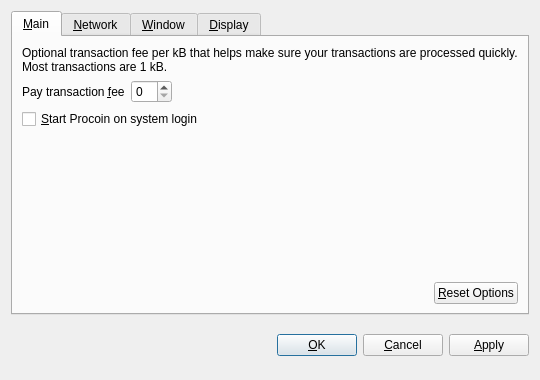
<?xml version="1.0" encoding="UTF-8"?>
<ui version="4.0">
 <class>OptionsDialog</class>
 <widget class="QDialog" name="OptionsDialog">
  <property name="geometry">
   <rect>
    <x>0</x>
    <y>0</y>
    <width>540</width>
    <height>380</height>
   </rect>
  </property>
  <property name="windowTitle">
   <string>Options</string>
  </property>
  <property name="modal">
   <bool>true</bool>
  </property>
  <layout class="QVBoxLayout" name="verticalLayout">
   <item>
    <widget class="QTabWidget" name="tabWidget">
     <property name="tabPosition">
      <enum>QTabWidget::North</enum>
     </property>
     <property name="currentIndex">
      <number>0</number>
     </property>
     <widget class="QWidget" name="tabMain">
      <attribute name="title">
       <string>&amp;Main</string>
      </attribute>
      <layout class="QVBoxLayout" name="verticalLayout_Main">
       <item>
        <widget class="QLabel" name="transactionFeeInfoLabel">
         <property name="text">
          <string>Optional transaction fee per kB that helps make sure your transactions are processed quickly. Most transactions are 1 kB.</string>
         </property>
         <property name="textFormat">
          <enum>Qt::PlainText</enum>
         </property>
         <property name="wordWrap">
          <bool>true</bool>
         </property>
        </widget>
       </item>
       <item>
        <layout class="QHBoxLayout" name="horizontalLayout_1_Main">
         <item>
          <widget class="QLabel" name="transactionFeeLabel">
           <property name="text">
            <string>Pay transaction &amp;fee</string>
           </property>
           <property name="textFormat">
            <enum>Qt::PlainText</enum>
           </property>
           <property name="buddy">
            <cstring>transactionFee</cstring>
           </property>
          </widget>
         </item>
         <item>
          <widget class="BitcoinAmountField" name="transactionFee"/>
         </item>
         <item>
          <spacer name="horizontalSpacer_1_Main">
           <property name="orientation">
            <enum>Qt::Horizontal</enum>
           </property>
           <property name="sizeHint" stdset="0">
            <size>
             <width>40</width>
             <height>20</height>
            </size>
           </property>
          </spacer>
         </item>
        </layout>
       </item>
       <item>
        <widget class="QCheckBox" name="bitcoinAtStartup">
         <property name="toolTip">
          <string>Automatically start Procoin after logging in to the system.</string>
         </property>
         <property name="text">
          <string>&amp;Start Procoin on system login</string>
         </property>
        </widget>
       </item>
       <item>
        <spacer name="verticalSpacer_Main">
         <property name="orientation">
          <enum>Qt::Vertical</enum>
         </property>
         <property name="sizeHint" stdset="0">
          <size>
           <width>20</width>
           <height>40</height>
          </size>
         </property>
        </spacer>
       </item>
       <item>
        <layout class="QHBoxLayout" name="horizontalLayout_2_Main">
         <item>
          <spacer name="horizontalSpacer_2_Main">
           <property name="orientation">
            <enum>Qt::Horizontal</enum>
           </property>
           <property name="sizeHint" stdset="0">
            <size>
             <width>40</width>
             <height>20</height>
            </size>
           </property>
          </spacer>
         </item>
         <item>
          <widget class="QPushButton" name="resetButton">
           <property name="toolTip">
            <string>Reset all client options to default.</string>
           </property>
           <property name="text">
            <string>&amp;Reset Options</string>
           </property>
           <property name="autoDefault">
            <bool>false</bool>
           </property>
          </widget>
         </item>
        </layout>
       </item>
      </layout>
     </widget>
     <widget class="QWidget" name="tabNetwork">
      <attribute name="title">
       <string>&amp;Network</string>
      </attribute>
      <layout class="QVBoxLayout" name="verticalLayout_Network">
       <item>
        <widget class="QCheckBox" name="mapPortUpnp">
         <property name="toolTip">
          <string>Automatically open the Procoin client port on the router. This only works when your router supports UPnP and it is enabled.</string>
         </property>
         <property name="text">
          <string>Map port using &amp;UPnP</string>
         </property>
        </widget>
       </item>
       <item>
        <widget class="QCheckBox" name="connectSocks">
         <property name="toolTip">
          <string>Connect to the Procoin network through a SOCKS proxy (e.g. when connecting through Tor).</string>
         </property>
         <property name="text">
          <string>&amp;Connect through SOCKS proxy:</string>
         </property>
        </widget>
       </item>
       <item>
        <layout class="QHBoxLayout" name="horizontalLayout_Network">
         <item>
          <widget class="QLabel" name="proxyIpLabel">
           <property name="text">
            <string>Proxy &amp;IP:</string>
           </property>
           <property name="textFormat">
            <enum>Qt::PlainText</enum>
           </property>
           <property name="buddy">
            <cstring>proxyIp</cstring>
           </property>
          </widget>
         </item>
         <item>
          <widget class="QValidatedLineEdit" name="proxyIp">
           <property name="maximumSize">
            <size>
             <width>140</width>
             <height>16777215</height>
            </size>
           </property>
           <property name="toolTip">
            <string>IP address of the proxy (e.g. 127.0.0.1)</string>
           </property>
          </widget>
         </item>
         <item>
          <widget class="QLabel" name="proxyPortLabel">
           <property name="text">
            <string>&amp;Port:</string>
           </property>
           <property name="textFormat">
            <enum>Qt::PlainText</enum>
           </property>
           <property name="buddy">
            <cstring>proxyPort</cstring>
           </property>
          </widget>
         </item>
         <item>
          <widget class="QLineEdit" name="proxyPort">
           <property name="maximumSize">
            <size>
             <width>55</width>
             <height>16777215</height>
            </size>
           </property>
           <property name="toolTip">
            <string>Port of the proxy (e.g. 9050)</string>
           </property>
          </widget>
         </item>
         <item>
          <widget class="QLabel" name="socksVersionLabel">
           <property name="text">
            <string>SOCKS &amp;Version:</string>
           </property>
           <property name="textFormat">
            <enum>Qt::PlainText</enum>
           </property>
           <property name="buddy">
            <cstring>socksVersion</cstring>
           </property>
          </widget>
         </item>
         <item>
          <widget class="QValueComboBox" name="socksVersion">
           <property name="toolTip">
            <string>SOCKS version of the proxy (e.g. 5)</string>
           </property>
          </widget>
         </item>
         <item>
          <spacer name="horizontalSpacer_Network">
           <property name="orientation">
            <enum>Qt::Horizontal</enum>
           </property>
           <property name="sizeHint" stdset="0">
            <size>
             <width>40</width>
             <height>20</height>
            </size>
           </property>
          </spacer>
         </item>
        </layout>
       </item>
       <item>
        <spacer name="verticalSpacer_Network">
         <property name="orientation">
          <enum>Qt::Vertical</enum>
         </property>
         <property name="sizeHint" stdset="0">
          <size>
           <width>20</width>
           <height>40</height>
          </size>
         </property>
        </spacer>
       </item>
      </layout>
     </widget>
     <widget class="QWidget" name="tabWindow">
      <attribute name="title">
       <string>&amp;Window</string>
      </attribute>
      <layout class="QVBoxLayout" name="verticalLayout_Window">
       <item>
        <widget class="QCheckBox" name="minimizeToTray">
         <property name="toolTip">
          <string>Show only a tray icon after minimizing the window.</string>
         </property>
         <property name="text">
          <string>&amp;Minimize to the tray instead of the taskbar</string>
         </property>
        </widget>
       </item>
       <item>
        <widget class="QCheckBox" name="minimizeOnClose">
         <property name="toolTip">
          <string>Minimize instead of exit the application when the window is closed. When this option is enabled, the application will be closed only after selecting Quit in the menu.</string>
         </property>
         <property name="text">
          <string>M&amp;inimize on close</string>
         </property>
        </widget>
       </item>
       <item>
        <spacer name="verticalSpacer_Window">
         <property name="orientation">
          <enum>Qt::Vertical</enum>
         </property>
         <property name="sizeHint" stdset="0">
          <size>
           <width>20</width>
           <height>40</height>
          </size>
         </property>
        </spacer>
       </item>
      </layout>
     </widget>
     <widget class="QWidget" name="tabDisplay">
      <attribute name="title">
       <string>&amp;Display</string>
      </attribute>
      <layout class="QVBoxLayout" name="verticalLayout_Display">
       <item>
        <layout class="QHBoxLayout" name="horizontalLayout_1_Display">
         <item>
          <widget class="QLabel" name="langLabel">
           <property name="text">
            <string>User Interface &amp;language:</string>
           </property>
           <property name="textFormat">
            <enum>Qt::PlainText</enum>
           </property>
           <property name="buddy">
            <cstring>lang</cstring>
           </property>
          </widget>
         </item>
         <item>
          <widget class="QValueComboBox" name="lang">
           <property name="toolTip">
            <string>The user interface language can be set here. This setting will take effect after restarting Procoin.</string>
           </property>
          </widget>
         </item>
        </layout>
       </item>
       <item>
        <layout class="QHBoxLayout" name="horizontalLayout_2_Display">
         <item>
          <widget class="QLabel" name="unitLabel">
           <property name="text">
            <string>&amp;Unit to show amounts in:</string>
           </property>
           <property name="textFormat">
            <enum>Qt::PlainText</enum>
           </property>
           <property name="buddy">
            <cstring>unit</cstring>
           </property>
          </widget>
         </item>
         <item>
          <widget class="QValueComboBox" name="unit">
           <property name="toolTip">
            <string>Choose the default subdivision unit to show in the interface and when sending coins.</string>
           </property>
          </widget>
         </item>
        </layout>
       </item>
       <item>
        <widget class="QCheckBox" name="displayAddresses">
         <property name="toolTip">
          <string>Whether to show Procoin addresses in the transaction list or not.</string>
         </property>
         <property name="text">
          <string>&amp;Display addresses in transaction list</string>
         </property>
        </widget>
       </item>
       <item>
        <widget class="QCheckBox" name="coinControlFeatures">
         <property name="toolTip">
          <string>Whether to show coin control features or not.</string>
         </property>
         <property name="text">
          <string>Display coin &amp;control features (experts only!)</string>
         </property>
        </widget>
       </item>
       <item>
        <spacer name="verticalSpacer_Display">
         <property name="orientation">
          <enum>Qt::Vertical</enum>
         </property>
         <property name="sizeHint" stdset="0">
          <size>
           <width>20</width>
           <height>40</height>
          </size>
         </property>
        </spacer>
       </item>
      </layout>
     </widget>
    </widget>
   </item>
   <item>
    <layout class="QHBoxLayout" name="horizontalLayout_Buttons">
     <item>
      <spacer name="horizontalSpacer_1">
       <property name="orientation">
        <enum>Qt::Horizontal</enum>
       </property>
       <property name="sizeHint" stdset="0">
        <size>
         <width>40</width>
         <height>48</height>
        </size>
       </property>
      </spacer>
     </item>
     <item>
      <widget class="QLabel" name="statusLabel">
       <property name="font">
        <font>
         <weight>75</weight>
         <bold>true</bold>
        </font>
       </property>
       <property name="text">
        <string/>
       </property>
       <property name="textFormat">
        <enum>Qt::PlainText</enum>
       </property>
       <property name="wordWrap">
        <bool>true</bool>
       </property>
      </widget>
     </item>
     <item>
      <spacer name="horizontalSpacer_2">
       <property name="orientation">
        <enum>Qt::Horizontal</enum>
       </property>
       <property name="sizeHint" stdset="0">
        <size>
         <width>40</width>
         <height>48</height>
        </size>
       </property>
      </spacer>
     </item>
     <item>
      <widget class="QPushButton" name="okButton">
       <property name="text">
        <string>&amp;OK</string>
       </property>
      </widget>
     </item>
     <item>
      <widget class="QPushButton" name="cancelButton">
       <property name="text">
        <string>&amp;Cancel</string>
       </property>
       <property name="autoDefault">
        <bool>false</bool>
       </property>
      </widget>
     </item>
     <item>
      <widget class="QPushButton" name="applyButton">
       <property name="text">
        <string>&amp;Apply</string>
       </property>
       <property name="autoDefault">
        <bool>false</bool>
       </property>
      </widget>
     </item>
    </layout>
   </item>
  </layout>
 </widget>
 <customwidgets>
  <customwidget>
   <class>BitcoinAmountField</class>
   <extends>QSpinBox</extends>
   <header>bitcoinamountfield.h</header>
  </customwidget>
  <customwidget>
   <class>QValueComboBox</class>
   <extends>QComboBox</extends>
   <header>qvaluecombobox.h</header>
  </customwidget>
  <customwidget>
   <class>QValidatedLineEdit</class>
   <extends>QLineEdit</extends>
   <header>qvalidatedlineedit.h</header>
  </customwidget>
 </customwidgets>
 <resources/>
 <connections/>
</ui>
